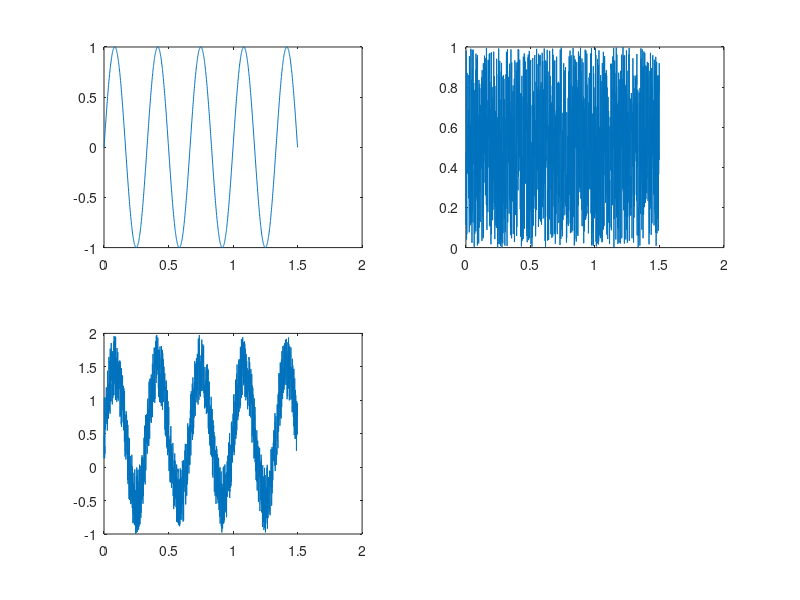

This figure's MATLAB source:
%©ALRAAAFI (ID-22111128:JSTUCSE4th)
clc;
clear all;
close all;

fs = 1000;
F = 3;
A = 1;
T = 1/fs;
duration = 1.5;
t = 0:T:duration;
y = A*sin(2*pi*F*t);
sample = size(t);


subplot(2,2,1);
plot(t,y);


noise = rand(sample);
noise_Sig = y + noise;



subplot(2,2,2);
plot(t,noise);



subplot(2,2,3);
plot(t,noise_Sig);
